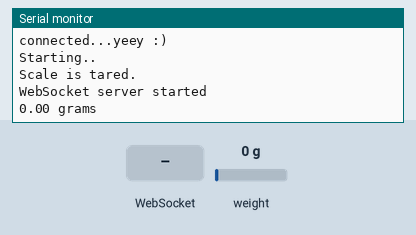
A sketch run on a simulated ESP8266 (NodeMCU). Shown: the last lines printed to the serial monitor. The test bench sets the inputs (shaded band); at power-on: weight on the scale 0 g. WiFi joins after 1.5 s; servers stay silent unless stated.

Above: at 4.7 s.
4.8 s: WebSocket text "1" received
At 5.8 s:
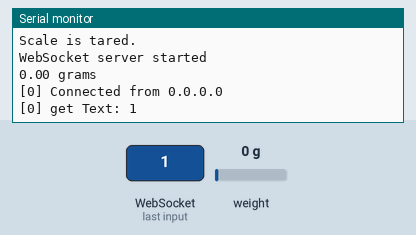
6.5 s: weight on the scale set to 100 g
At 7.9 s:
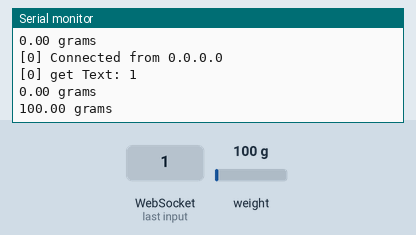
8.0 s: WebSocket text "0" received
At 8.8 s:
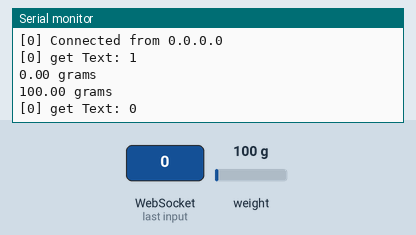
9.5 s: weight on the scale set to 1250 g
At 11.3 s:
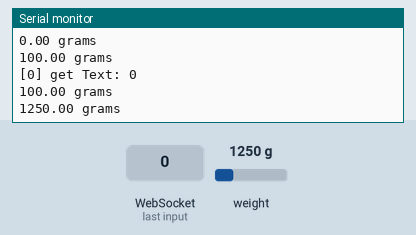
Timing chart, 0 to 12.0 s (numbered marks = the images above; inputs shaded):
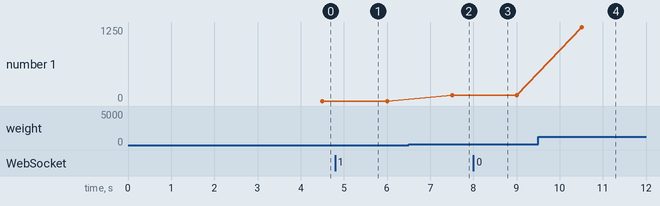

The sketch:

PBL_aas.ino
```cpp
#include <ESP8266WiFi.h>
#include <WebSocketsServer.h>
#include "HX711.h"
#include <WiFiManager.h>

// HX711 wiring
#define DOUT  D6
#define CLK  D7

HX711 scale;
float calibration_factor = -250.00;
float grams;

WebSocketsServer webSocket = WebSocketsServer(81); // WebSocket server on port 81

void handleRoot() {
    grams = scale.get_units(10), 2;
    if (grams < 0) {
      grams = 0;
    } else if (grams > 0 && grams <= 10) {
      grams = 0;
    }
    Serial.print(grams);
    Serial.println(" grams");
    delay(500);
}

void setup() {
    Serial.begin(9600);
    WiFiManager wm;

    wm.resetSettings();
    bool res;
    res = wm.autoConnect("AutoConnectAP", "");

    if (!res) {
        Serial.println("Failed to connect");
    } else {
        Serial.println("connected...yeey :)");
    }

    scale.begin(DOUT, CLK);
    Serial.println("Starting..");
    scale.set_scale(calibration_factor);
    scale.tare();
    Serial.println("Scale is tared.");
    delay(1000);

    webSocket.begin(); // Start WebSocket server
    webSocket.onEvent(webSocketEvent); // Define event handler
    Serial.println("WebSocket server started");
}

void loop() {
    webSocket.loop(); // Handle WebSocket communication
    grams = scale.get_units(10), 2;
    if (grams < 0) {
      grams = 0;
    } else if (grams > 0 && grams <= 0) {
      grams = 0;
    }
    String response = String(grams);
    webSocket.broadcastTXT(response); // Broadcast the weight value to all connected clients
    Serial.print(grams);
    Serial.println(" grams");
    delay(500);
}

void webSocketEvent(uint8_t num, WStype_t type, uint8_t *payload, size_t length) {
    switch (type) {
        case WStype_DISCONNECTED:
            Serial.printf("[%u] Disconnected!\n", num);
            break;
        case WStype_CONNECTED:
            {
                IPAddress ip = webSocket.remoteIP(num);
                Serial.printf("[%u] Connected from %s\n", num, ip.toString().c_str());
            }
            break;
        case WStype_TEXT:
            Serial.printf("[%u] get Text: %s\n", num, payload);
            break;
        case WStype_BIN:
            Serial.printf("[%u] get binary length: %u\n", num, length);
            break;
    }
}
```

Measured:
- after the input at 4.8 s, the serial monitor: prints a new line after 0.20 s (image 1)
- after the input at 6.5 s, the serial monitor: prints a new line after 1.0 s (image 2)
- after the input at 8.0 s, the serial monitor: prints a new line at once (image 3)
- after the input at 9.5 s, the serial monitor: prints a new line after 1.0 s (image 4)
- plotted number 1: 0 → 100 after the input at 6.5 s, 100 → 1250 after the input at 9.5 s
